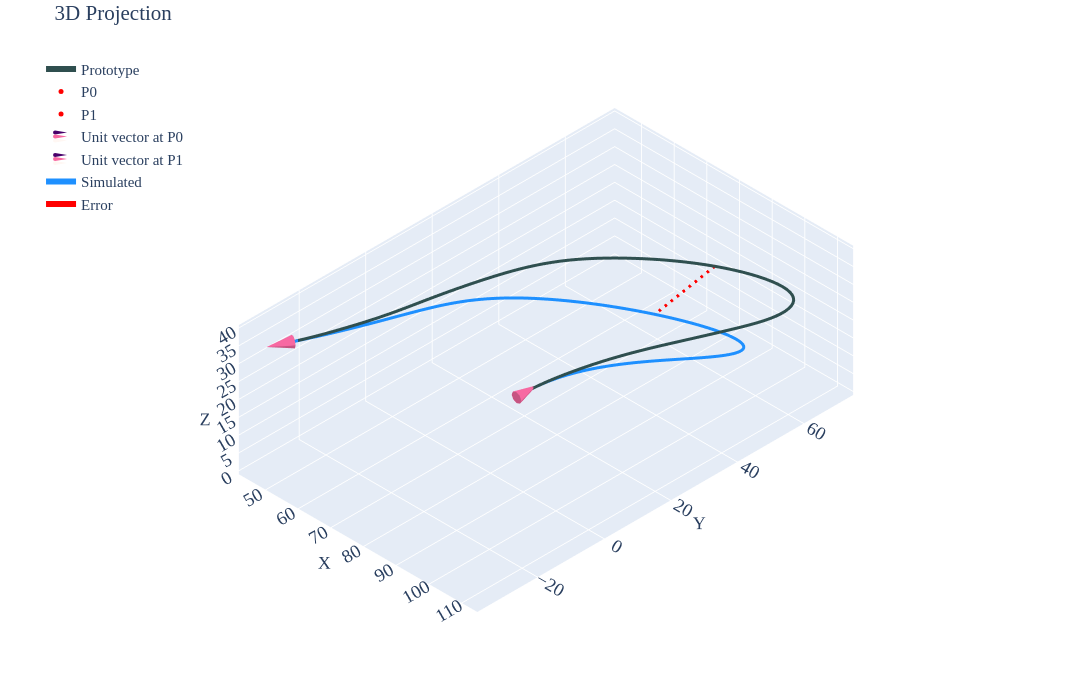

Notebook cell for this chart:
### Code cell
#| label: p2c3

gravity_looper(psit=2,case=3,youngs_modulus=0.0028874,pfix='new-youngsmod\\')
